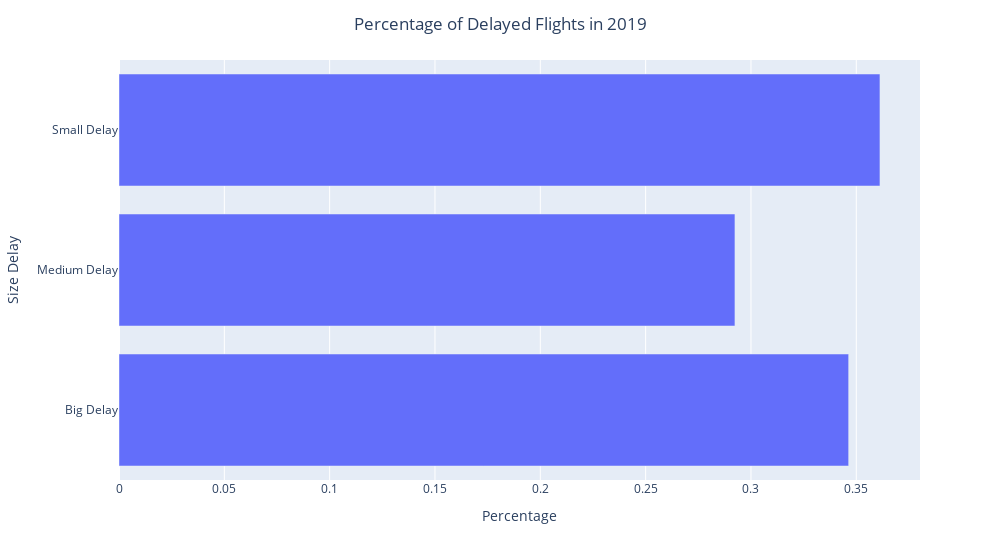

The notebook cell saved with this chart:
### Code cell
df_prov = df[df['DEP_DEL15']==1].SIZE_DELAY.value_counts(normalize=True).reset_index().rename(columns={'index':'Size Delay', 'SIZE_DELAY':'Percentage'})

df_prov.loc[df_prov['Size Delay']=='SMALL_DELAY', 'Size Delay'] = 'Small Delay'
df_prov.loc[df_prov['Size Delay']=='MEDIUM_DELAY', 'Size Delay'] = 'Medium Delay'
df_prov.loc[df_prov['Size Delay']=='BIG_DELAY', 'Size Delay'] = 'Big Delay'

# plot

fig = px.bar(df_prov,
             x='Percentage',
             y='Size Delay',
             color_discrete_sequence=px.colors.qualitative.Plotly, width=1000, 
             category_orders={'Size Delay':['Small Delay', 'Medium Delay', 'Big Delay']})
fig.update_layout(title_text='Percentage of Delayed Flights in 2019', title_x=0.5)
fig.show()

# fig.update_layout({
# 'plot_bgcolor': 'rgba(0, 0, 0, 0)',
# 'paper_bgcolor': 'rgba(0, 0, 0, 0)',
# })

### Figure 1 — Plotly figure (JSON) as saved in the notebook; plotly's stock layout.template omitted (floating-point values rounded to 4 significant figures)
{"data": [{"alignmentgroup": "True", "hovertemplate": "Percentage=%{x}<br>Size Delay=%{y}<extra></extra>", "legendgroup": "", "marker": {"color": "#636EFA", "pattern": {"shape": ""}}, "name": "", "offsetgroup": "", "orientation": "h", "showlegend": false, "textposition": "auto", "type": "bar", "x": [0.3612, 0.3464, 0.2924], "xaxis": "x", "y": ["Small Delay", "Big Delay", "Medium Delay"], "yaxis": "y"}], "layout": {"barmode": "relative", "legend": {"tracegroupgap": 0}, "margin": {"t": 60}, "title": {"text": "Percentage of Delayed Flights in 2019", "x": 0.5}, "width": 1000, "xaxis": {"anchor": "y", "domain": [0, 1], "title": {"text": "Percentage"}}, "yaxis": {"anchor": "x", "categoryarray": ["Big Delay", "Medium Delay", "Small Delay"], "categoryorder": "array", "domain": [0, 1], "title": {"text": "Size Delay"}}}}
